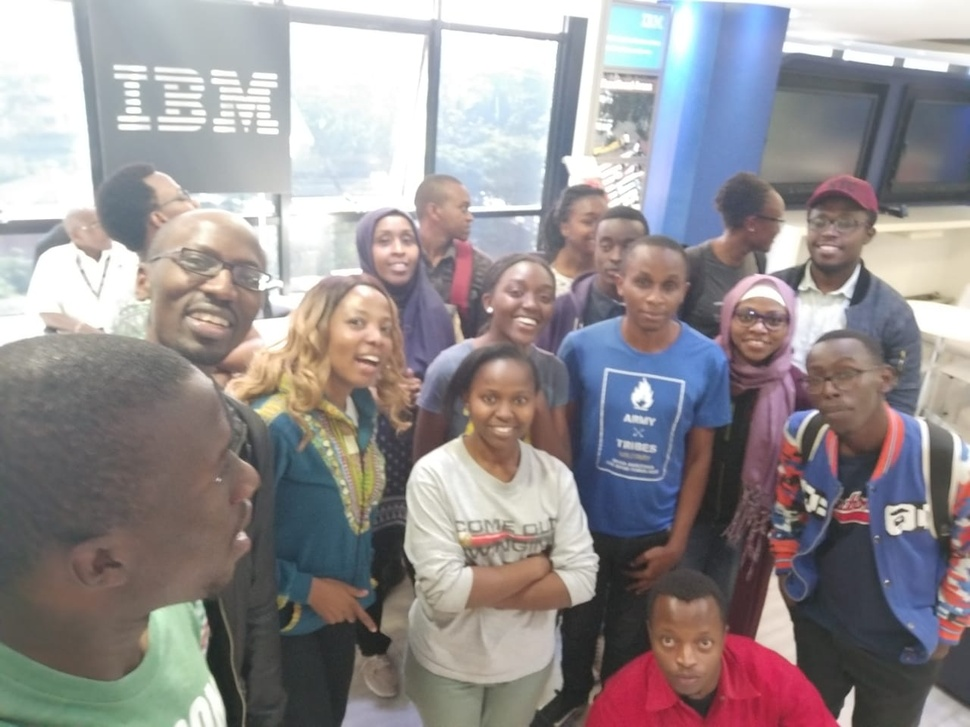
#> input picture 2ndMonth{Face_detection_and_OCR}/Images/group.jpg, 970 x 727 px, shrunk from 1280 x 959 before the run
$ python 1face_detection.py
#> lines starting #> are read from the running program, lines starting #| are printed output that depends on the picture; after the words box and inside, x2 and y2 are one past the last pixel; in counts of white or black regions, pixels touching at a corner belong together
import cv2

eye_cascade = cv2.CascadeClassifier('Data/haarcascade_eye.xml')
frontalface_cascade = cv2.CascadeClassifier('Data/haarcascade_frontalface_default.xml')
smile_cascade = cv2.CascadeClassifier('Data/haarcascade_smile.xml')

img = cv2.imread('../Images/group.jpg')
#> img is the input picture: shape (727, 970, 3); mean B, G, R 145.7, 143.7, 149.2
#video = cv2.VideoCapture(0)

#ret, img = video.read()
frame = cv2.cvtColor(img, cv2.COLOR_BGR2GRAY)
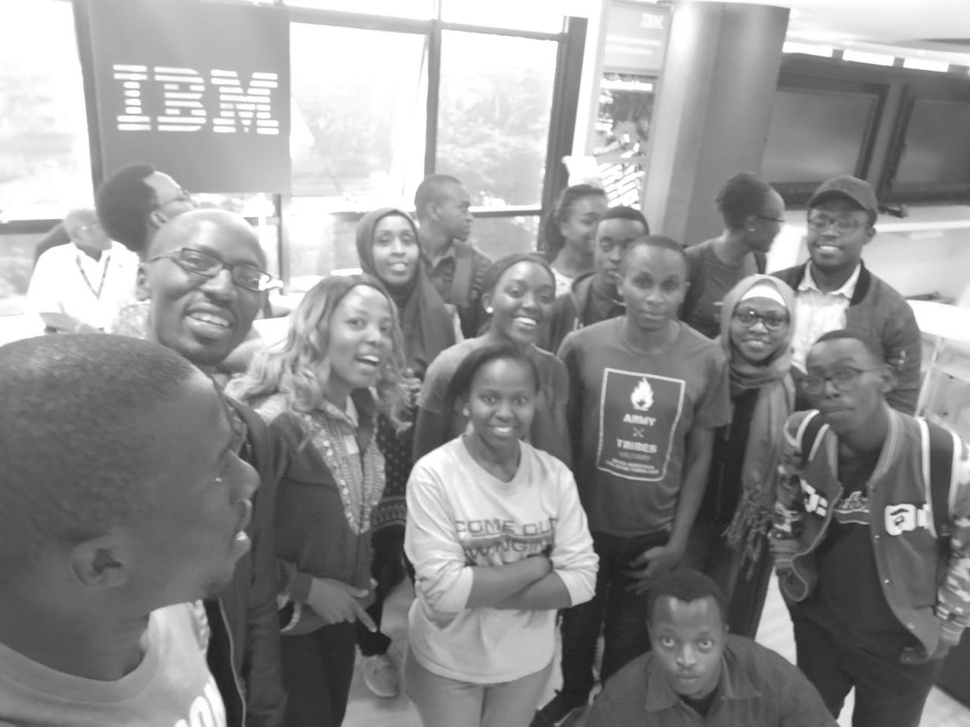
#> frame: shape (727, 970); min 30, max 255, mean 145.6

eyes = eye_cascade.detectMultiScale(frame, 1.1, 4)
#> eyes = [[597, 233, 23, 23], [658, 274, 21, 21], [346, 311, 24, 24], [481, 386, 22, 22], [508, 387, 23, 23], [656, 627, 25, 25], [692, 630, 25, 25], [770, 254, 50, 50], [64, 532, 64, 64]]
faces = frontalface_cascade.detectMultiScale(frame, 1.1, 4)
#> faces = [[589, 226, 55, 55], [366, 216, 62, 62], [489, 263, 74, 74], [462, 365, 84, 84], [618, 257, 74, 74], [644, 612, 86, 86], [325, 287, 92, 92]]
smiles = smile_cascade.detectMultiScale(frame, 1.1, 4)
#> smiles = 54 rows, first 6: [97, 57, 68, 34], [152, 102, 44, 22], [142, 76, 75, 37], [371, 209, 44, 22], [554, 211, 39, 19], [185, 212, 45, 22]

for (x,y,w,h) in faces:
    frame = cv2.rectangle(img, (x,y), (x+w, y+h), (255, 0, 255), 4)
    faceROI = frame[y:y+h,x:x+w]
    eyes = eye_cascade.detectMultiScale(faceROI, 1.1, 4)
    #smiles = smile_cascade.detectMultiScale(faceROI, 1.1, 4)
    for (x2,y2,w2,h2) in eyes:
        eye_center = (x + x2 + w2//2, y + y2 + h2//2)
        radius = int(round((w2 + h2)*0.25))
        frame = cv2.circle(frame, eye_center, radius, (255, 0, 0 ), 4)
#> this loop made 7 passes
#> (x, y, w, h, eyes) on passes 1, 4, 5, 6, 7: (589, 226, 55, 55, [[7, 7, 23, 23]]), (462, 365, 84, 84, [[19, 21, 22, 22], [45, 23, 22, 22]]), (618, 257, 74, 74, [[37, 15, 24, 24]]), (644, 612, 86, 86, [[13, 16, 24, 24], [48, 18, 25, 25]]), (325, 287, 92, 92, [[20, 23, 25, 25]])
#> pass 1, `faceROI = frame[y:y+h,x:x+w]`:
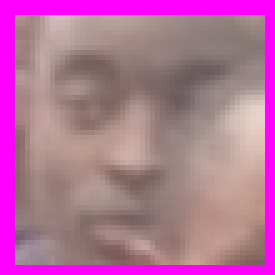
#> faceROI: shape (55, 55, 3) (shown 5 times larger); mean B, G, R 152.9, 112.2, 177.6
#> pass 2, `frame = cv2.rectangle(img, (x,y), (x+w, y+h), (255, 0, 255), 4)`:
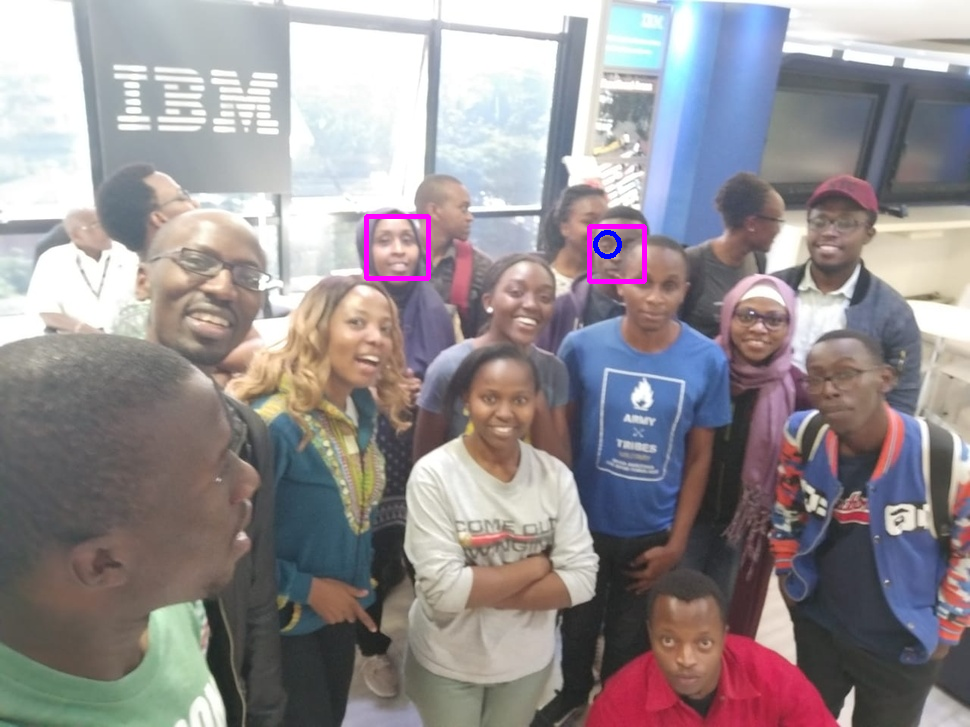
#> frame: shape (727, 970, 3); mean B, G, R 146.1, 143.1, 149.4
#> pass 2, `faceROI = frame[y:y+h,x:x+w]`:
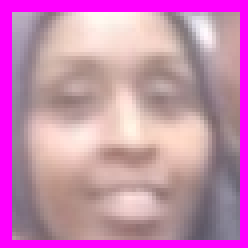
#> faceROI: shape (62, 62, 3) (shown 4 times larger); mean B, G, R 175.4, 137.3, 198.6
#> after the loop:
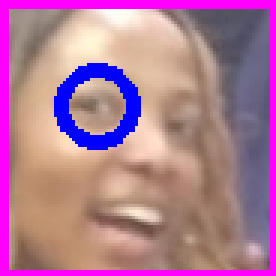
#> faceROI: shape (92, 92, 3) (shown 3 times larger); mean B, G, R 148.7, 122, 174.5
#> after the loop:
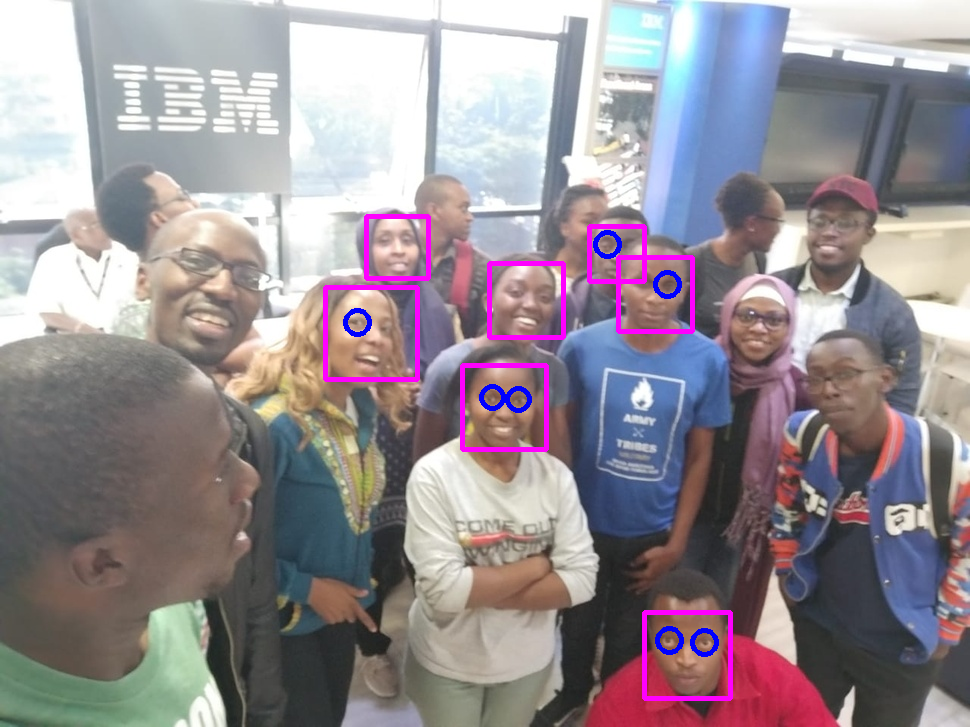
#> img: shape (727, 970, 3); 1.83% of pixels changed, all inside (x1, y1, x2, y2) = (323, 214, 733, 701)

cv2.imshow("Image", img)
#if cv2.waitKey(1) & 0xFF == ord('q'):
#    break
#video.release()
cv2.waitKey(0)
cv2.destroyAllWindows()
